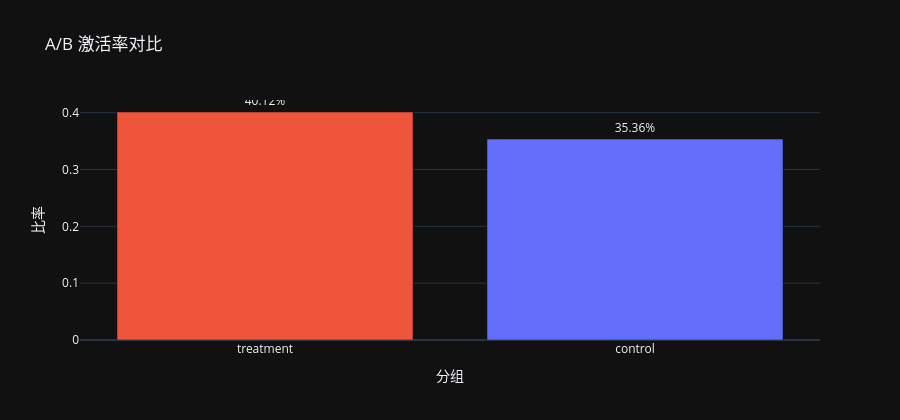

Notebook cell for this chart:
### Markdown cell above
## 3. A/B 测试

### 3.1 主指标：激活率

加了 95% 置信区间，同时报告 p 值和效应量。

### Code cell
ab = run_ab_test(con, users, metric="activated")

display(Markdown(f"""
### A/B 主指标：激活率

| 指标 | 值 |
|------|-----|
| 对照组激活率 | **{ab['control_rate']:.2%}** |
| 实验组激活率 | **{ab['treatment_rate']:.2%}** |
| 绝对提升 | **{ab['absolute_lift']*100:.2f} pp** |
| 相对提升 | **{ab['relative_lift']*100:.2f}%** |
| 95% CI (差值) | **({ab['ci_95'][0]*100:.2f} pp, {ab['ci_95'][1]*100:.2f} pp)** |
| p-value | **{ab['p_value']:.2e}** |
| 是否显著 | **{"是" if ab['significant'] else "否"}** |
"""))

display(ab["summary"])
plot_ab_test(ab["summary"], "activation_rate").show()

### Figure 1 — Plotly figure (JSON) as saved in the notebook; plotly's stock layout.template omitted (floating-point values rounded to 4 significant figures)
{"data": [{"hovertemplate": "experiment_group=%{x}<br>activation_rate=%{text}<extra></extra>", "legendgroup": "treatment", "marker": {"color": "#EF553B", "pattern": {"shape": ""}}, "name": "treatment", "orientation": "v", "showlegend": true, "text": [0.4012], "textposition": "outside", "x": ["treatment"], "xaxis": "x", "y": [0.4012], "yaxis": "y", "type": "bar", "texttemplate": "%{text:.2%}"}, {"hovertemplate": "experiment_group=%{x}<br>activation_rate=%{text}<extra></extra>", "legendgroup": "control", "marker": {"color": "#636EFA", "pattern": {"shape": ""}}, "name": "control", "orientation": "v", "showlegend": true, "text": [0.3536], "textposition": "outside", "x": ["control"], "xaxis": "x", "y": [0.3536], "yaxis": "y", "type": "bar", "texttemplate": "%{text:.2%}"}], "layout": {"xaxis": {"anchor": "y", "domain": [0.0, 1.0], "title": {"text": "分组"}, "categoryorder": "array", "categoryarray": ["treatment", "control"]}, "yaxis": {"anchor": "x", "domain": [0.0, 1.0], "title": {"text": "比率"}}, "legend": {"title": {"text": "experiment_group"}, "tracegroupgap": 0}, "title": {"text": "A/B 激活率对比"}, "barmode": "relative", "showlegend": false, "height": 420}}
